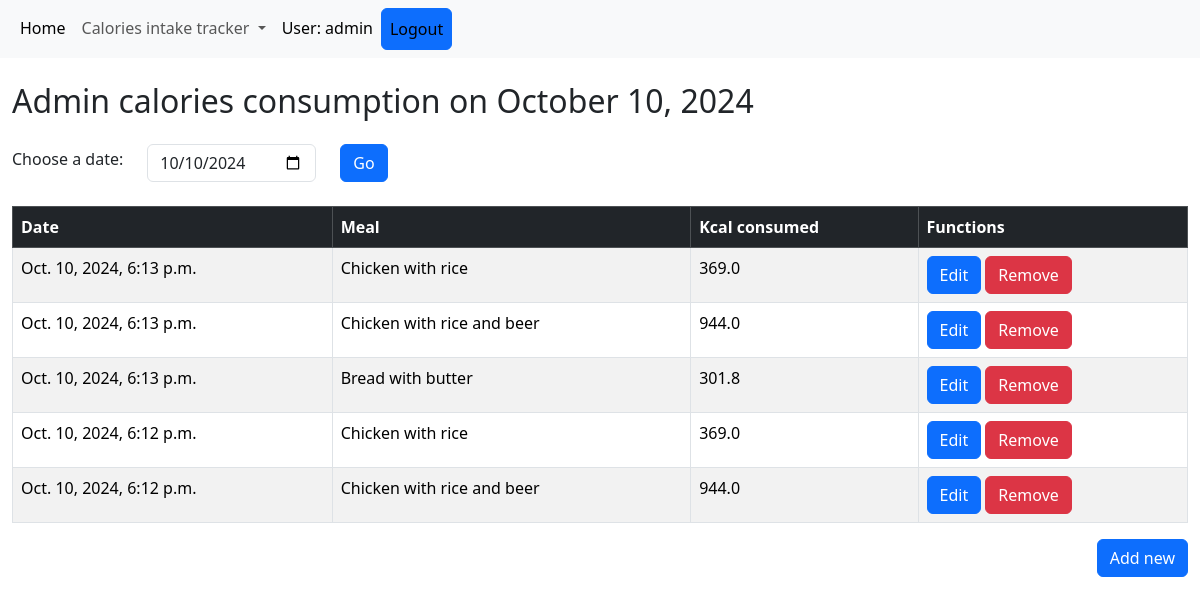
The page /kcal/ (signed in) on the database its author committed.
### kcal/models.py (models this page shows, shortened)
class UserLog(models.Model):
    user = models.ForeignKey(
        settings.AUTH_USER_MODEL,
        on_delete=models.SET_NULL,
        null=True,
        blank=True,
    )
    meal = models.ForeignKey(Meal, on_delete=models.CASCADE)
    date = models.DateTimeField(default=timezone.now)

class Meal(models.Model):
    ingredients = models.ManyToManyField(Ingredient, through='IngredientQuantity')
    name = models.CharField(max_length=100)
    author = models.ForeignKey(
        settings.AUTH_USER_MODEL,
        on_delete=models.SET_NULL,
        null=True,
        blank=True,
    )
    class Meta:
        ordering = ['name']
    def __str__(self) -> str:
        return self.name
    @property
    def total_meal_energy(self):
        energy = 0
        for ingredient in self.ingredients.all():
            quantity = IngredientQuantity.objects.get(ingredient=ingredient, meal=self).ingredient_quantity / 100
            energy += ingredient.energy_density * quantity
            energy = round(energy, 1)
        return energy

class Ingredient(models.Model):
    name = models.CharField(max_length=100)
    energy_density = models.FloatField()
    author = models.ForeignKey(
        settings.AUTH_USER_MODEL,
        on_delete=models.SET_NULL,
        null=True,
        blank=True,
    )
    class Meta:
        ordering = ['name', 'energy_density']

class IngredientQuantity(models.Model):
    ingredient = models.ForeignKey(Ingredient, on_delete=models.CASCADE)
    meal = models.ForeignKey(Meal, on_delete=models.CASCADE)
    ingredient_quantity = models.FloatField(default= 1)

### kcal/views.py (the view)
# urls.py: path('kcal/', views.KcalIndex.as_view(), name='index'),
class KcalIndex(LoginRequiredMixin, generic.ListView):
    model = UserLog
    template_name = 'kcal/index.html'
    context_object_name = 'user_logs'  # Optional: for better readability in the template
    def get_queryset(self):
        date_str = self.request.GET.get('date')
        if date_str:
            filter_date = parse_date(date_str)
            if not filter_date:
                filter_date = timezone.localdate()  # Fallback to today if parsing fails
        else:
            filter_date = timezone.localdate()  # Default to today's date if no query parameter
        return UserLog.objects.filter(user=self.request.user, date__date=filter_date).order_by('-date')
    def get_context_data(self, **kwargs):
        context = super().get_context_data(**kwargs)
        date_str = self.request.GET.get('date')
        if date_str:
            current_date = parse_date(date_str)
            if not current_date:
                current_date = timezone.localdate()  # Fallback to today if parsing fails
        else:
            current_date = timezone.localdate()  # Default to today's date if no query parameter
        context['current_date'] = current_date  # Add the current_date to the context
        return context

### kcal/templates/kcal/index.html
{% extends "base_generic.html" %}
{% block content %}
<div class="container mt-4">
    <h2 class="mb-4">{{ user.get_username|capfirst }} calories consumption on {{ current_date|date:"F j, Y" }}</h2>
    <form method="GET" class="mb-4">
        <div class="row align-items-center">
            <div class="col-auto">
                <label for="date" class="form-label">Choose a date:</label>
            </div>
            <div class="col-auto">
                <input
                    type="date"
                    id="date"
                    name="date"
                    value="{{ current_date|date:"Y-m-d" }}"
                    class="form-control"
                >
            </div>
            <div class="col-auto">
                <button type="submit" class="btn btn-primary">Go</button>
            </div>
        </div>
    </form>
    <table class="table table-striped table-bordered">
        <thead class="table-dark">
            <tr>
                <th scope="col">Date</th>
                <th scope="col">Meal</th>
                <th scope="col">Kcal consumed</th>
                <th scope="col">Functions</th>
            </tr>
        </thead>
        <tbody>
            {% for meal in user_logs %}
            <tr>
                <td>{{ meal.date }}</td>
                <td>{{ meal.meal }}</td>
                <td>{{ meal.meal.total_meal_energy }}</td>
                <td><a href="{% url "kcal:edit-item" meal.id %}"><button type="button" class="btn btn-primary">Edit</button></a> <a href="{% url "kcal:delete-item" meal.id %}"><button type="button" class="btn btn-danger">Remove</button></a></td>
            </tr>
            {% empty %}
            <tr>
                <td colspan="3" class="text-center">Nothing has been added yet.</td>
            </tr>
            {% endfor %}
        </tbody>
    </table>
    <div class="text-end">
        <a href="{% url "kcal:add-item" %}" class="btn btn-primary">Add new</a>
    </div>
</div>
{% endblock %}

### kcal/templates/base_generic.html (shortened to what this page needs)
<!doctype html>
<html lang="en">
  <head>
    <link href="https://cdn.jsdelivr.net/npm/bootstrap@5.3.3/dist/css/bootstrap.min.css"
      rel="stylesheet"
>
    {% load static %}
    <link rel="stylesheet" href="{% static 'css/styles.css' %}" />
  </head>
  <body>
    {% block navbar %}
    <nav class="navbar navbar-expand-lg bg-body-tertiary">
      <div class="container-fluid">
        <div class="collapse navbar-collapse" id="navbarNavDropdown">
          <ul class="navbar-nav">
            <li class="nav-item">
              <a class="nav-link active" aria-current="page" href="{% url 'kcal:main-index' %}">Home</a>
            </li>
            <li class="nav-item dropdown">
              <a class="nav-link dropdown-toggle" href="{% url 'kcal:index' %}" role="button" data-bs-toggle="dropdown" aria-expanded="false">
                Calories intake tracker
              </a>
            </li>
            {% if user.is_authenticated %}
              <li class="nav-item"><a class="nav-link active" aria-current="page">User: {{ user.get_username }}</a></li>
              <li class="nav-item">
                <form id="logout-form" method="post" action="{% url 'logout' %}">
                  <button type="submit" class="btn btn-primary"><a class="nav-link active" aria-current="page">Logout</a></button>
                </form>
              </li>
            {% else %}
            <li class="nav-item">
              <a class="nav-link active" aria-current="page" href="{% url 'login' %}">Login</a>
            </li>
            {% endif %}
          </ul>
        </div>
      </div>
    </nav>
    {% endblock %}
    <div class="container-fluid">
      <div class="row">
        {% block content %}{% endblock %}
      </div>
    </div>
  </body>
</html>

### kcal/static/css/styles.css (style rules this page uses)
#logout-form { display: inline; }
#logout-form button { padding: 0; margin: 0; }

### rows shown on the page
UserLog: date "Oct. 10, 2024, 6:13 p.m.", meal "Chicken with rice", meal.total_meal_energy "369.0"
UserLog: date "Oct. 10, 2024, 6:13 p.m.", meal "Chicken with rice and beer", meal.total_meal_energy "944.0"
UserLog: date "Oct. 10, 2024, 6:13 p.m.", meal "Bread with butter", meal.total_meal_energy "301.8"
UserLog: date "Oct. 10, 2024, 6:12 p.m.", meal "Chicken with rice", meal.total_meal_energy "369.0"
UserLog: date "Oct. 10, 2024, 6:12 p.m.", meal "Chicken with rice and beer", meal.total_meal_energy "944.0"

### other values the page prints
{{ user.get_username }} "admin"
{{ user.get_username|capfirst }} "Admin"
{{ current_date|date:"F j, Y" }} "October 10, 2024"
